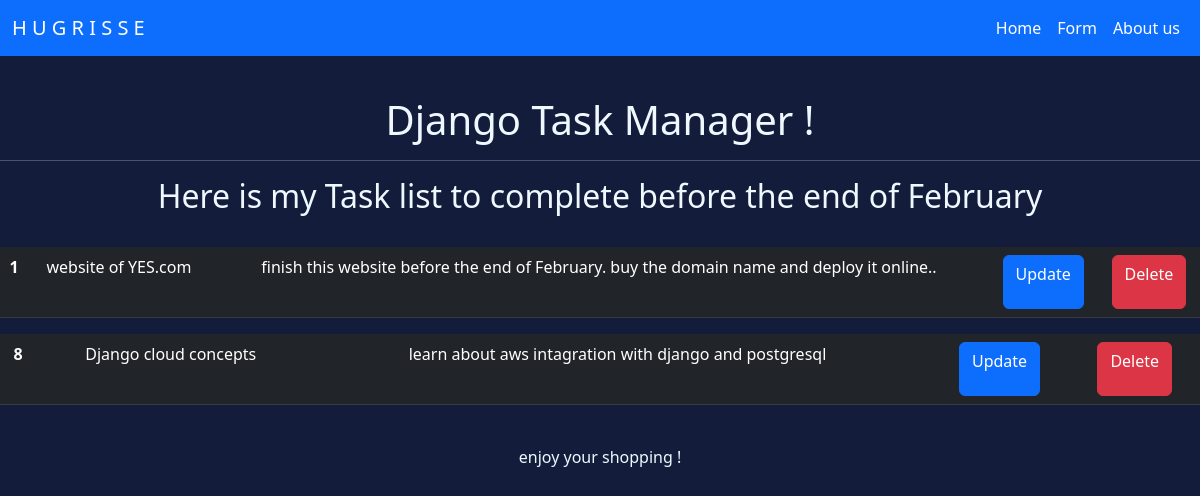
The app's page /, older data.
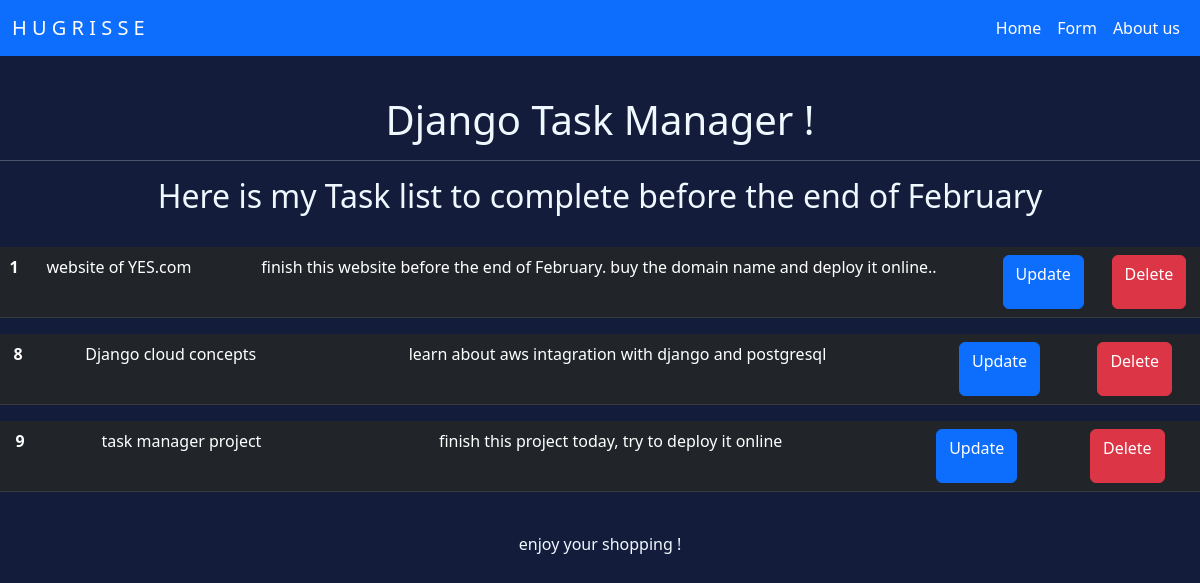
The same page, newer data.
### mainapp/models.py (models this page shows, shortened)
class Task(models.Model):
    title = models.CharField(max_length=50)
    content = models.CharField(max_length=500)
    date_posted = models.DateTimeField(auto_now_add=True)

### mainapp/views.py (the view)
# urls.py: path('', views.home, name='home'),
def home(request):
    taksList = Task.objects.all()
    context = {'tasks' : taksList}
    return render(request, 'home.html', context = context)

### templates/home.html (shortened to what this page needs)
{% extends 'base.html' %}
{% block content %}
<!DOCTYPE html>
<html lang="en">
<head>
</head>
<body>
    <h1> Django Task Manager !</h1>
    <hr>
    <h2>Here is my Task list to complete before the end of February </h2>
    <br>
    {% for task in tasks %}
    <table class="table table-dark">
          <tr>
            <th>{{task.id}}</th>
            <td>{{task.title}}</td>
            <td>{{task.content}}</td>
            <td> <a href="{% url 'updateTask' task.id %}">
              <button type="button" class="btn btn-primary" data-bs-toggle="modal" data-bs-target="#exampleModal">
                <p>Update</p>
            </button>
            </a> </td>
            <td> <a href="{% url 'deleteTask' task.id %}">
              <button type="button" class="btn btn-danger" data-bs-toggle="modal" data-bs-target="#exampleModal">
                  <p>Delete</p>
              </button>
            </a>
          </td>
          </tr>
      </table>
    {% endfor %}
    <br>
    <p>enjoy your shopping !</p>
</body>
</html>
{% endblock %}

Row changes from the older to the newer data that the page shows:
added Task: id "9", title "task manager project", content "finish this project today, try to deploy it online"
